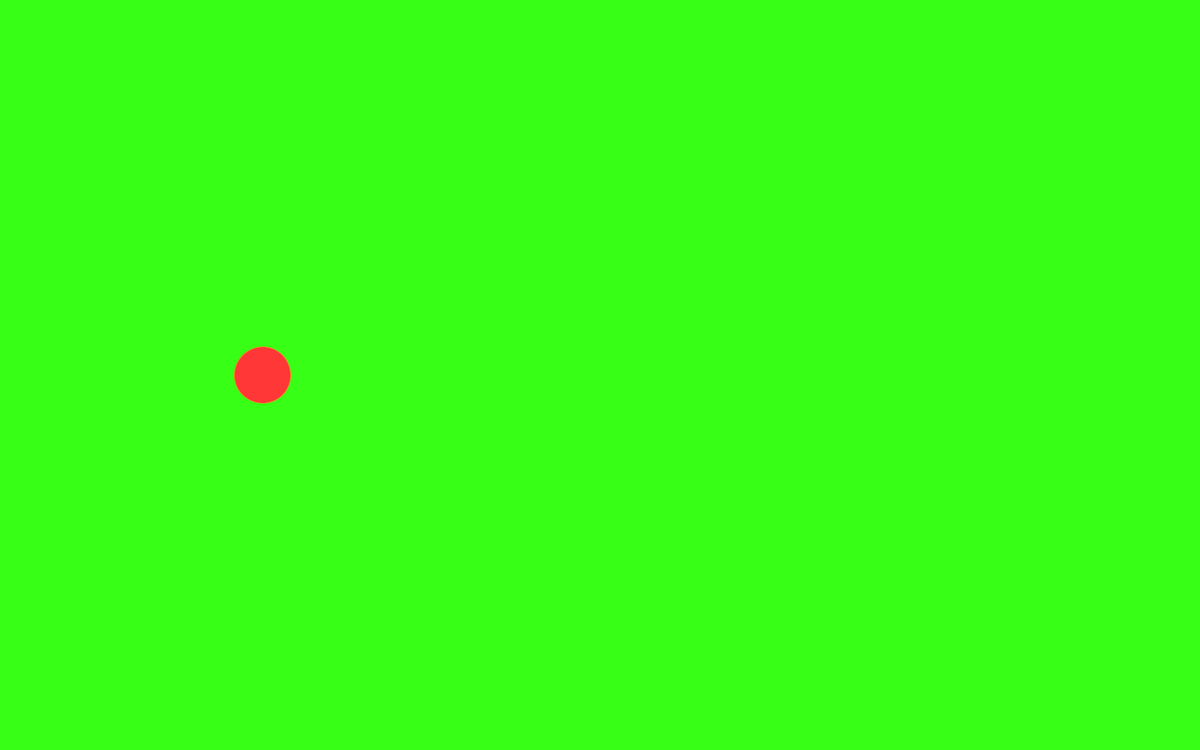
Frame 1 (no input)
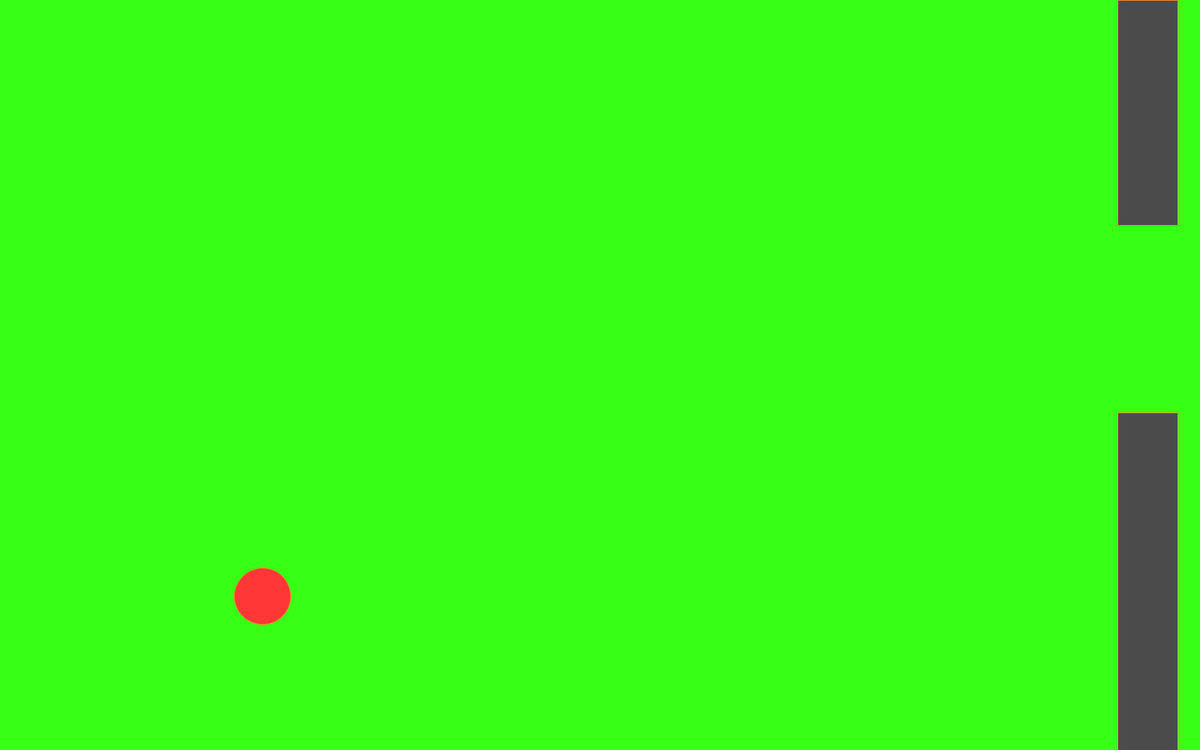
Frame 60 (the mouse pressed at the canvas centre just before this capture)
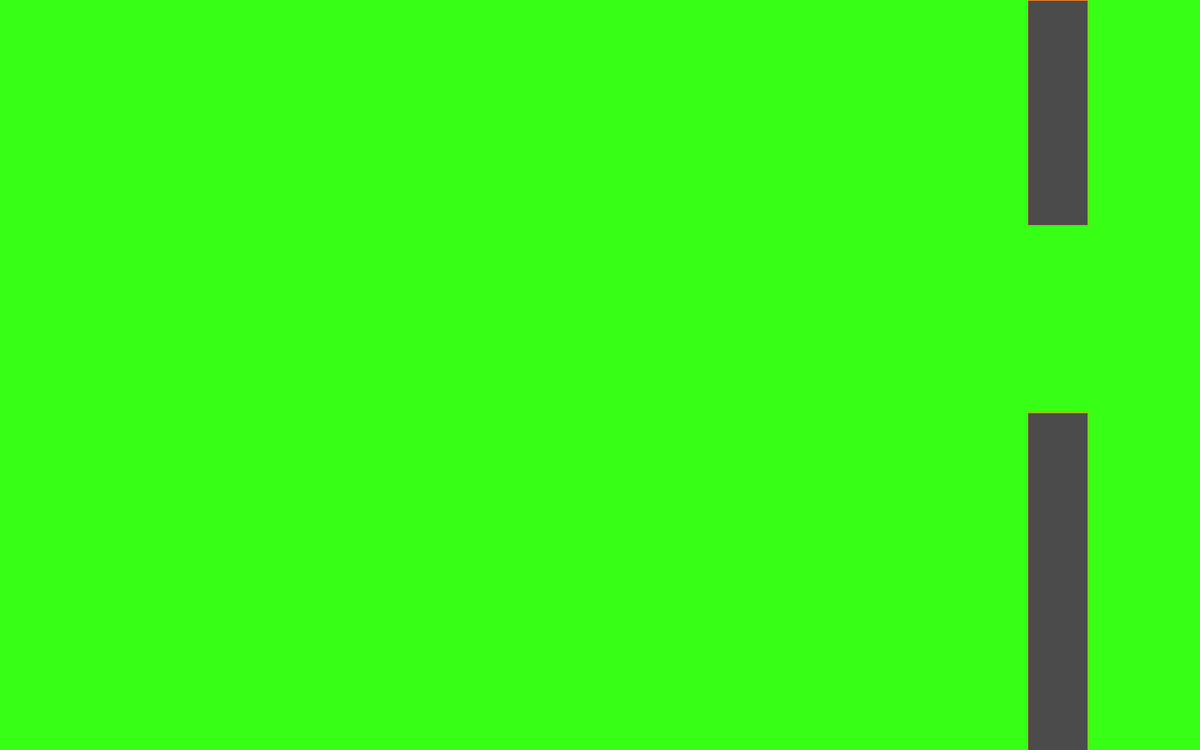
Frame 120 (the mouse held since frame 60 and released just before this capture)

The Processing sketch that drew these frames (run headless with seeded random() and noise(); from frame 60 on, the mouse is pressed at the canvas centre):

// Processing sketch: flappy_birg_ilop
// ── flappy_birg_ilop.pde

int velocity = 500;

int move1 = 1610;
int move2 = 2110;
void setup(){
size(1600,1000);


}

void draw(){
  background(55,285,21);
stroke(255,136,34);
fill(255,55,55);
ellipse(350,velocity,75,75);
// gravity
velocity = velocity + 5;

flap();
move1();
move2();

fill(75,75,75);

rect(move1,0,80,300);
rect(move1,550,80,900 );

rect(move2,0,80,300);

if (move1 <= 1){
  move1 = 1610;
rect(move1,0,80,300);
}
if (move2 <= 1){
  move2 = 1610;
rect(move2,0,80,300);
}


 
 

 

}



/////////////////////////////////////////////////////////////////////////////////////////////////



void flap (){
 if(mousePressed){
 velocity = velocity - 25;

 }
}
void move1(){
move1 = move1 - 2;
}
void move2(){
  move2 = move2 - 2;
}
///void pipe (){

//fill(75,75,75);
// rect(,0,80,300);
 
 //if  (gravity <= 375 && gravity >= -5555 && onward <= 400 && onward >= 300){
 //onward = 50;
 //gravity = 500;
 //}
  

//}

//void pipe2 (){

  //fill(75,75,75);
 //rect(750,0,80,500);
  
 // if  (gravity <= 525 && gravity >= -5555 && onward <= 750 && onward >= 830){
 //onward = 50;
 //gravity = 500;
 //System.out.println("oof");
 //}
  
  

//}




void pipe1(){


}
